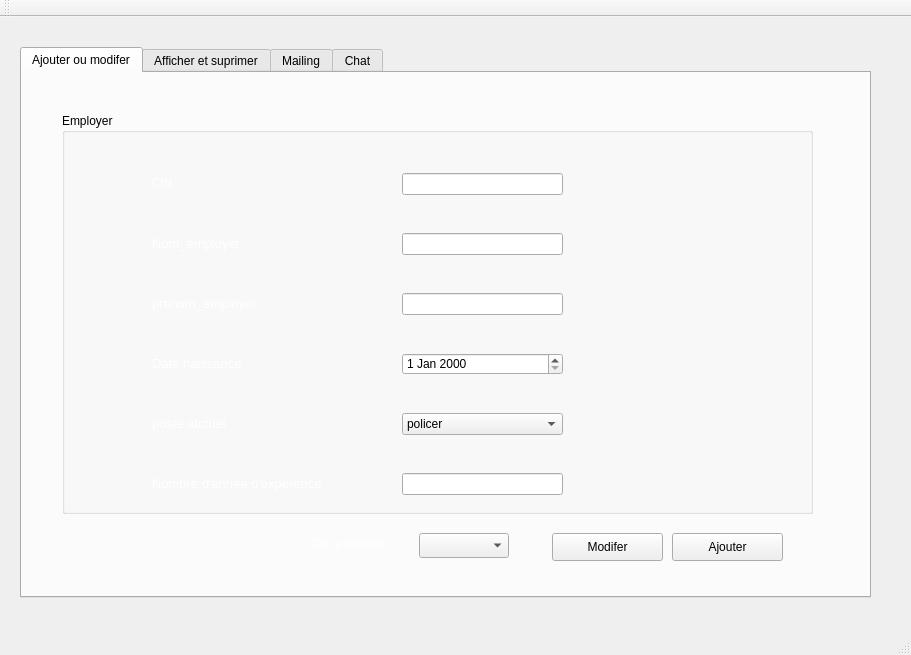
<?xml version="1.0" encoding="UTF-8"?>
<ui version="4.0">
 <class>MainWindow</class>
 <widget class="QMainWindow" name="MainWindow">
  <property name="geometry">
   <rect>
    <x>0</x>
    <y>0</y>
    <width>911</width>
    <height>655</height>
   </rect>
  </property>
  <property name="windowTitle">
   <string>Gestion des Clients</string>
  </property>
  <widget class="QWidget" name="centralWidget">
   <widget class="QTabWidget" name="tabWidget">
    <property name="geometry">
     <rect>
      <x>20</x>
      <y>30</y>
      <width>851</width>
      <height>551</height>
     </rect>
    </property>
    <property name="currentIndex">
     <number>0</number>
    </property>
    <widget class="QWidget" name="tab_3">
     <attribute name="title">
      <string>Ajouter ou modifer</string>
     </attribute>
     <widget class="QGroupBox" name="groupBox">
      <property name="geometry">
       <rect>
        <x>40</x>
        <y>40</y>
        <width>751</width>
        <height>401</height>
       </rect>
      </property>
      <property name="styleSheet">
       <string notr="true"/>
      </property>
      <property name="title">
       <string>Employer</string>
      </property>
      <widget class="QLabel" name="label">
       <property name="geometry">
        <rect>
         <x>90</x>
         <y>60</y>
         <width>56</width>
         <height>21</height>
        </rect>
       </property>
       <property name="toolTip">
        <string>&lt;html&gt;&lt;head/&gt;&lt;body&gt;&lt;p&gt;CIN&lt;/p&gt;&lt;/body&gt;&lt;/html&gt;</string>
       </property>
       <property name="text">
        <string>&lt;html&gt;&lt;head/&gt;&lt;body&gt;&lt;p&gt;&lt;span style=&quot; font-size:9pt; color:#ffffff;&quot;&gt;CIN&lt;/span&gt;&lt;/p&gt;&lt;/body&gt;&lt;/html&gt;</string>
       </property>
      </widget>
      <widget class="QLabel" name="label_2">
       <property name="geometry">
        <rect>
         <x>90</x>
         <y>120</y>
         <width>141</width>
         <height>21</height>
        </rect>
       </property>
       <property name="text">
        <string>&lt;html&gt;&lt;head/&gt;&lt;body&gt;&lt;p&gt;&lt;span style=&quot; font-size:10pt; color:#ffffff;&quot;&gt;Nom_employer&lt;/span&gt;&lt;/p&gt;&lt;/body&gt;&lt;/html&gt;</string>
       </property>
      </widget>
      <widget class="QLabel" name="label_3">
       <property name="geometry">
        <rect>
         <x>90</x>
         <y>180</y>
         <width>141</width>
         <height>21</height>
        </rect>
       </property>
       <property name="text">
        <string>&lt;html&gt;&lt;head/&gt;&lt;body&gt;&lt;p&gt;&lt;span style=&quot; font-size:10pt; color:#ffffff;&quot;&gt;prenom_employer&lt;/span&gt;&lt;/p&gt;&lt;/body&gt;&lt;/html&gt;</string>
       </property>
      </widget>
      <widget class="QLabel" name="label_4">
       <property name="geometry">
        <rect>
         <x>90</x>
         <y>240</y>
         <width>121</width>
         <height>21</height>
        </rect>
       </property>
       <property name="text">
        <string>&lt;html&gt;&lt;head/&gt;&lt;body&gt;&lt;p&gt;&lt;span style=&quot; font-size:10pt; color:#ffffff;&quot;&gt;Date  naissance&lt;/span&gt;&lt;/p&gt;&lt;/body&gt;&lt;/html&gt;</string>
       </property>
      </widget>
      <widget class="QLabel" name="label_5">
       <property name="geometry">
        <rect>
         <x>90</x>
         <y>300</y>
         <width>101</width>
         <height>21</height>
        </rect>
       </property>
       <property name="text">
        <string>&lt;html&gt;&lt;head/&gt;&lt;body&gt;&lt;p&gt;&lt;span style=&quot; font-size:10pt; color:#ffffff;&quot;&gt;poste atctuel&lt;/span&gt;&lt;/p&gt;&lt;/body&gt;&lt;/html&gt;</string>
       </property>
      </widget>
      <widget class="QLabel" name="label_6">
       <property name="geometry">
        <rect>
         <x>90</x>
         <y>360</y>
         <width>231</width>
         <height>21</height>
        </rect>
       </property>
       <property name="text">
        <string>&lt;html&gt;&lt;head/&gt;&lt;body&gt;&lt;p&gt;&lt;span style=&quot; font-size:10pt; color:#ffffff;&quot;&gt;Nombre d'année d'experence&lt;/span&gt;&lt;/p&gt;&lt;/body&gt;&lt;/html&gt;</string>
       </property>
      </widget>
      <widget class="QLineEdit" name="le_CIN">
       <property name="geometry">
        <rect>
         <x>340</x>
         <y>60</y>
         <width>161</width>
         <height>22</height>
        </rect>
       </property>
      </widget>
      <widget class="QLineEdit" name="le_nom">
       <property name="geometry">
        <rect>
         <x>340</x>
         <y>120</y>
         <width>161</width>
         <height>22</height>
        </rect>
       </property>
      </widget>
      <widget class="QLineEdit" name="le_prenom">
       <property name="geometry">
        <rect>
         <x>340</x>
         <y>180</y>
         <width>161</width>
         <height>22</height>
        </rect>
       </property>
      </widget>
      <widget class="QLineEdit" name="le_nbre">
       <property name="geometry">
        <rect>
         <x>340</x>
         <y>360</y>
         <width>161</width>
         <height>22</height>
        </rect>
       </property>
      </widget>
      <widget class="QDateEdit" name="dateEdit">
       <property name="geometry">
        <rect>
         <x>340</x>
         <y>240</y>
         <width>161</width>
         <height>22</height>
        </rect>
       </property>
      </widget>
      <widget class="QComboBox" name="cb_post">
       <property name="geometry">
        <rect>
         <x>340</x>
         <y>300</y>
         <width>161</width>
         <height>22</height>
        </rect>
       </property>
       <item>
        <property name="text">
         <string>policer</string>
        </property>
       </item>
       <item>
        <property name="text">
         <string>juge</string>
        </property>
       </item>
       <item>
        <property name="text">
         <string>parking</string>
        </property>
       </item>
      </widget>
     </widget>
     <widget class="QPushButton" name="pb_modifier">
      <property name="geometry">
       <rect>
        <x>530</x>
        <y>460</y>
        <width>111</width>
        <height>28</height>
       </rect>
      </property>
      <property name="text">
       <string>Modifer</string>
      </property>
     </widget>
     <widget class="QPushButton" name="pb_ajouter">
      <property name="geometry">
       <rect>
        <x>650</x>
        <y>460</y>
        <width>111</width>
        <height>28</height>
       </rect>
      </property>
      <property name="text">
       <string>Ajouter</string>
      </property>
     </widget>
     <widget class="QLabel" name="label_9">
      <property name="geometry">
       <rect>
        <x>-90</x>
        <y>0</y>
        <width>951</width>
        <height>521</height>
       </rect>
      </property>
      <property name="text">
       <string/>
      </property>
      <property name="pixmap">
       <pixmap>../../../social-justice.jpg</pixmap>
      </property>
     </widget>
     <widget class="QComboBox" name="pb_modif">
      <property name="geometry">
       <rect>
        <x>397</x>
        <y>460</y>
        <width>90</width>
        <height>25</height>
       </rect>
      </property>
     </widget>
     <widget class="QLabel" name="label_11">
      <property name="geometry">
       <rect>
        <x>290</x>
        <y>460</y>
        <width>101</width>
        <height>21</height>
       </rect>
      </property>
      <property name="text">
       <string>&lt;html&gt;&lt;head/&gt;&lt;body&gt;&lt;p&gt;&lt;span style=&quot; font-size:10pt; color:#ffffff;&quot;&gt;Cin a modifer&lt;/span&gt;&lt;/p&gt;&lt;/body&gt;&lt;/html&gt;</string>
      </property>
     </widget>
     <zorder>label_9</zorder>
     <zorder>groupBox</zorder>
     <zorder>pb_modifier</zorder>
     <zorder>pb_ajouter</zorder>
     <zorder>pb_modif</zorder>
     <zorder>label_11</zorder>
    </widget>
    <widget class="QWidget" name="tab_4">
     <attribute name="title">
      <string>Afficher et suprimer</string>
     </attribute>
     <widget class="QTableView" name="tableView">
      <property name="geometry">
       <rect>
        <x>20</x>
        <y>20</y>
        <width>801</width>
        <height>361</height>
       </rect>
      </property>
     </widget>
     <widget class="QLabel" name="label_7">
      <property name="geometry">
       <rect>
        <x>30</x>
        <y>400</y>
        <width>221</width>
        <height>21</height>
       </rect>
      </property>
      <property name="text">
       <string>&lt;html&gt;&lt;head/&gt;&lt;body&gt;&lt;p&gt;&lt;span style=&quot; font-size:9pt; color:#ffffff;&quot;&gt;CIN de l'employé a suprimer :&lt;/span&gt;&lt;/p&gt;&lt;p&gt;&lt;span style=&quot; font-size:9pt; color:#ffffff;&quot;&gt;&lt;br/&gt;&lt;/span&gt;&lt;/p&gt;&lt;/body&gt;&lt;/html&gt;</string>
      </property>
     </widget>
     <widget class="QLabel" name="label_8">
      <property name="geometry">
       <rect>
        <x>30</x>
        <y>440</y>
        <width>191</width>
        <height>21</height>
       </rect>
      </property>
      <property name="text">
       <string>&lt;html&gt;&lt;head/&gt;&lt;body&gt;&lt;p&gt;&lt;span style=&quot; font-size:10pt; color:#ffffff;&quot;&gt;Trier selon la condition :&lt;/span&gt;&lt;/p&gt;&lt;/body&gt;&lt;/html&gt;</string>
      </property>
     </widget>
     <widget class="QComboBox" name="comboBox_tri">
      <property name="geometry">
       <rect>
        <x>240</x>
        <y>440</y>
        <width>141</width>
        <height>22</height>
       </rect>
      </property>
      <item>
       <property name="text">
        <string>Annee d'experence</string>
       </property>
      </item>
      <item>
       <property name="text">
        <string>Date naissance</string>
       </property>
      </item>
     </widget>
     <widget class="QPushButton" name="pb_pdf">
      <property name="geometry">
       <rect>
        <x>630</x>
        <y>430</y>
        <width>131</width>
        <height>28</height>
       </rect>
      </property>
      <property name="text">
       <string>Exporter fichier PDF</string>
      </property>
     </widget>
     <widget class="QPushButton" name="pb_supprimer">
      <property name="geometry">
       <rect>
        <x>480</x>
        <y>430</y>
        <width>131</width>
        <height>28</height>
       </rect>
      </property>
      <property name="text">
       <string>Suprimer</string>
      </property>
     </widget>
     <widget class="QLabel" name="label_10">
      <property name="geometry">
       <rect>
        <x>-90</x>
        <y>0</y>
        <width>941</width>
        <height>521</height>
       </rect>
      </property>
      <property name="text">
       <string/>
      </property>
      <property name="pixmap">
       <pixmap>../../../social-justice.jpg</pixmap>
      </property>
     </widget>
     <widget class="QComboBox" name="le_supp">
      <property name="geometry">
       <rect>
        <x>240</x>
        <y>400</y>
        <width>141</width>
        <height>21</height>
       </rect>
      </property>
     </widget>
     <widget class="QLabel" name="label_12">
      <property name="geometry">
       <rect>
        <x>30</x>
        <y>480</y>
        <width>211</width>
        <height>21</height>
       </rect>
      </property>
      <property name="text">
       <string>&lt;html&gt;&lt;head/&gt;&lt;body&gt;&lt;p&gt;&lt;span style=&quot; font-size:9pt; color:#ffffff;&quot;&gt;CIN de l'employé a rechercher:&lt;/span&gt;&lt;/p&gt;&lt;/body&gt;&lt;/html&gt;</string>
      </property>
     </widget>
     <widget class="QLineEdit" name="lineEdit_cherche_cin">
      <property name="geometry">
       <rect>
        <x>240</x>
        <y>480</y>
        <width>141</width>
        <height>21</height>
       </rect>
      </property>
     </widget>
     <widget class="QPushButton" name="pushButton_imprimer">
      <property name="geometry">
       <rect>
        <x>480</x>
        <y>470</y>
        <width>131</width>
        <height>28</height>
       </rect>
      </property>
      <property name="text">
       <string>Imprimer</string>
      </property>
     </widget>
     <widget class="QPushButton" name="stat">
      <property name="geometry">
       <rect>
        <x>630</x>
        <y>470</y>
        <width>131</width>
        <height>28</height>
       </rect>
      </property>
      <property name="text">
       <string>stat</string>
      </property>
     </widget>
     <zorder>label_10</zorder>
     <zorder>tableView</zorder>
     <zorder>label_7</zorder>
     <zorder>label_8</zorder>
     <zorder>comboBox_tri</zorder>
     <zorder>pb_pdf</zorder>
     <zorder>pb_supprimer</zorder>
     <zorder>le_supp</zorder>
     <zorder>label_12</zorder>
     <zorder>lineEdit_cherche_cin</zorder>
     <zorder>pushButton_imprimer</zorder>
     <zorder>stat</zorder>
    </widget>
    <widget class="QWidget" name="tab">
     <attribute name="title">
      <string>Mailing</string>
     </attribute>
     <widget class="QGroupBox" name="groupBox_2">
      <property name="geometry">
       <rect>
        <x>40</x>
        <y>40</y>
        <width>751</width>
        <height>401</height>
       </rect>
      </property>
      <property name="title">
       <string>Mailing</string>
      </property>
      <widget class="QLabel" name="label_13">
       <property name="geometry">
        <rect>
         <x>70</x>
         <y>60</y>
         <width>171</width>
         <height>31</height>
        </rect>
       </property>
       <property name="text">
        <string>&lt;html&gt;&lt;head/&gt;&lt;body&gt;&lt;p&gt;&lt;span style=&quot; font-size:10pt; color:#ffffff;&quot;&gt;Choisir le destinataire :&lt;/span&gt;&lt;/p&gt;&lt;/body&gt;&lt;/html&gt;</string>
       </property>
      </widget>
      <widget class="QLabel" name="label_14">
       <property name="geometry">
        <rect>
         <x>70</x>
         <y>150</y>
         <width>151</width>
         <height>31</height>
        </rect>
       </property>
       <property name="text">
        <string>&lt;html&gt;&lt;head/&gt;&lt;body&gt;&lt;p&gt;&lt;span style=&quot; font-size:10pt; color:#ffffff;&quot;&gt;Object du mail :&lt;/span&gt;&lt;/p&gt;&lt;/body&gt;&lt;/html&gt;</string>
       </property>
      </widget>
      <widget class="QLabel" name="label_15">
       <property name="geometry">
        <rect>
         <x>70</x>
         <y>270</y>
         <width>131</width>
         <height>21</height>
        </rect>
       </property>
       <property name="text">
        <string>&lt;html&gt;&lt;head/&gt;&lt;body&gt;&lt;p&gt;&lt;span style=&quot; font-size:10pt; color:#ffffff;&quot;&gt;Saisir le mail :&lt;/span&gt;&lt;/p&gt;&lt;/body&gt;&lt;/html&gt;</string>
       </property>
      </widget>
      <widget class="QLineEdit" name="LE_Destinataire">
       <property name="geometry">
        <rect>
         <x>270</x>
         <y>60</y>
         <width>231</width>
         <height>31</height>
        </rect>
       </property>
      </widget>
      <widget class="QLineEdit" name="LE_Objet">
       <property name="geometry">
        <rect>
         <x>220</x>
         <y>150</y>
         <width>351</width>
         <height>31</height>
        </rect>
       </property>
      </widget>
      <widget class="QLineEdit" name="msq">
       <property name="geometry">
        <rect>
         <x>210</x>
         <y>220</y>
         <width>431</width>
         <height>121</height>
        </rect>
       </property>
      </widget>
     </widget>
     <widget class="QPushButton" name="pushButton_envoyer">
      <property name="geometry">
       <rect>
        <x>680</x>
        <y>470</y>
        <width>93</width>
        <height>28</height>
       </rect>
      </property>
      <property name="text">
       <string>envoyer</string>
      </property>
     </widget>
     <widget class="QLabel" name="label_16">
      <property name="geometry">
       <rect>
        <x>0</x>
        <y>0</y>
        <width>941</width>
        <height>521</height>
       </rect>
      </property>
      <property name="text">
       <string/>
      </property>
      <property name="pixmap">
       <pixmap>../../../social-justice.jpg</pixmap>
      </property>
     </widget>
     <zorder>label_16</zorder>
     <zorder>groupBox_2</zorder>
     <zorder>pushButton_envoyer</zorder>
    </widget>
    <widget class="QWidget" name="tab_2">
     <attribute name="title">
      <string>Chat</string>
     </attribute>
    </widget>
   </widget>
  </widget>
  <widget class="QMenuBar" name="menuBar">
   <property name="geometry">
    <rect>
     <x>0</x>
     <y>0</y>
     <width>911</width>
     <height>26</height>
    </rect>
   </property>
  </widget>
  <widget class="QToolBar" name="mainToolBar">
   <attribute name="toolBarArea">
    <enum>TopToolBarArea</enum>
   </attribute>
   <attribute name="toolBarBreak">
    <bool>false</bool>
   </attribute>
  </widget>
  <widget class="QStatusBar" name="statusBar"/>
 </widget>
 <layoutdefault spacing="6" margin="11"/>
 <resources/>
 <connections/>
</ui>
